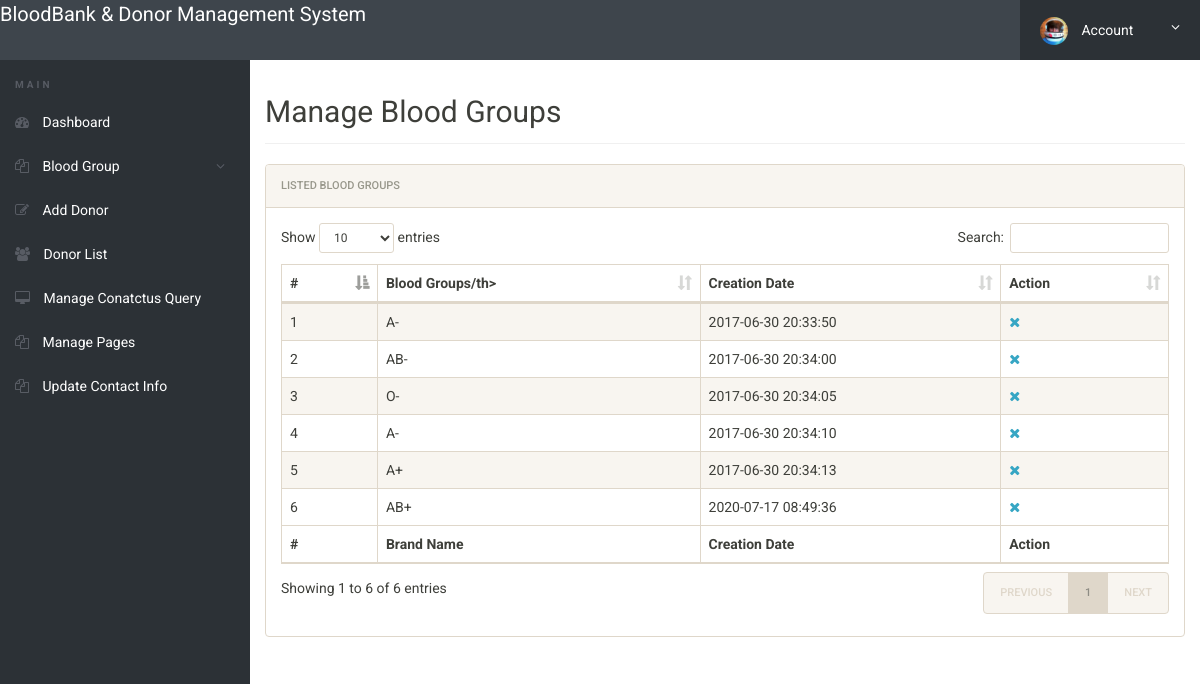
The app's page /bbdms/admin/manage-bloodgroup.php (signed in), older data.
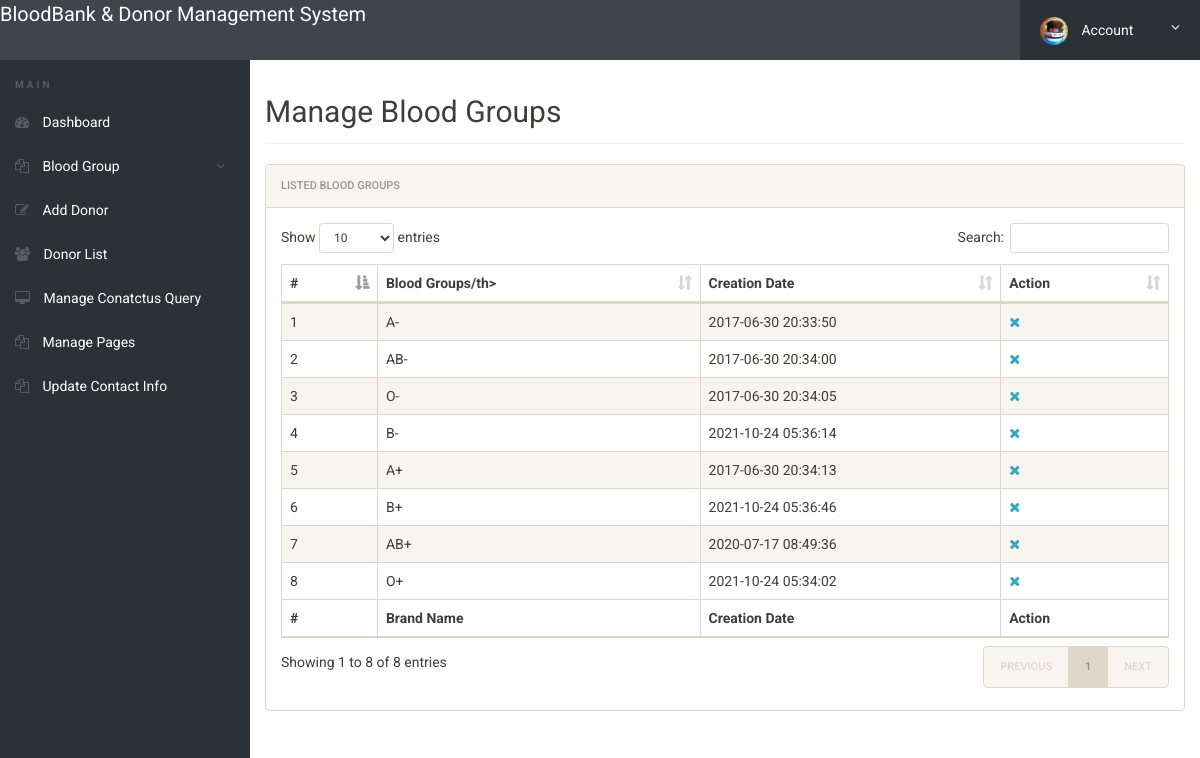
The same page, newer data.
### tables this page shows
CREATE TABLE `tblbloodgroup` (
  `id` int(11) NOT NULL,
  `BloodGroup` varchar(20) DEFAULT NULL,
  `PostingDate` timestamp NOT NULL DEFAULT current_timestamp()
);

### bbdms/admin/manage-bloodgroup.php (the view, shortened to what this page needs)
<?php
include('includes/config.php');
if(strlen($_SESSION['alogin'])==0)
	{
header('location:index.php');
}
else{
 ?>
<!doctype html>
<html lang="en" class="no-js">
<head>
	<link rel="stylesheet" href="css/font-awesome.min.css">
	<link rel="stylesheet" href="css/bootstrap.min.css">
	<link rel="stylesheet" href="css/dataTables.bootstrap.min.css">
	<link rel="stylesheet" href="css/bootstrap-social.css">
	<link rel="stylesheet" href="css/bootstrap-select.css">
	<link rel="stylesheet" href="css/fileinput.min.css">
	<link rel="stylesheet" href="css/awesome-bootstrap-checkbox.css">
	<link rel="stylesheet" href="css/style.css">
</head>
<body>
	<?php include('includes/header.php');?>
	<div class="ts-main-content">
		<?php include('includes/leftbar.php');?>
		<div class="content-wrapper">
			<div class="container-fluid">
				<div class="row">
					<div class="col-md-12">
						<h2 class="page-title">Manage Blood Groups</h2>
						<div class="panel panel-default">
							<div class="panel-heading">Listed  Blood Groups</div>
							<div class="panel-body">
								<table id="zctb" class="display table table-striped table-bordered table-hover" cellspacing="0" width="100%">
									<thead>
										<tr>
										<th>#</th>
												<th>Blood Groups/th>
											<th>Creation Date</th>
											<th>Action</th>
										</tr>
									</thead>
									<tfoot>
										<tr>
										<th>#</th>
											<th>Brand Name</th>
											<th>Creation Date</th><th>Action</th>
										</tr>
									</tfoot>
									<tbody>
<?php $sql = "SELECT * from  tblbloodgroup ";
$query = $dbh -> prepare($sql);
$query->execute();
$results=$query->fetchAll(PDO::FETCH_OBJ);
$cnt=1;
if($query->rowCount() > 0)
{
foreach($results as $result)
{				?>
										<tr>
											<td><?php echo htmlentities($cnt);?></td>
											<td><?php echo htmlentities($result->BloodGroup);?></td>
											<td><?php echo htmlentities($result->PostingDate);?></td>
<td>
<a href="manage-bloodgroup.php?del=<?php echo $result->id;?>" onclick="return confirm('Do you want to delete');"><i class="fa fa-close"></i></a></td>
										</tr>
										<?php $cnt=$cnt+1; }} ?>
									</tbody>
								</table>
							</div>
						</div>
					</div>
				</div>
			</div>
		</div>
	</div>
</body>
</html>
<?php } ?>

Row changes from the older to the newer data that the page shows:
changed tblbloodgroup (number 4 of 8 on the later page): BloodGroup "A-" → "B-"; PostingDate "2017-06-30 20:34:10" → "2021-10-24 05:36:14"
added tblbloodgroup: BloodGroup "B+", PostingDate "2021-10-24 05:36:46"
added tblbloodgroup: BloodGroup "O+", PostingDate "2021-10-24 05:34:02"
Text that changed along with them:
text written by a page script: "Show entries Search: Showing 1 to 6 of 6 entries PREVIOUS 1 NEXT" → "Show entries Search: Showing 1 to 8 of 8 entries PREVIOUS 1 NEXT"
